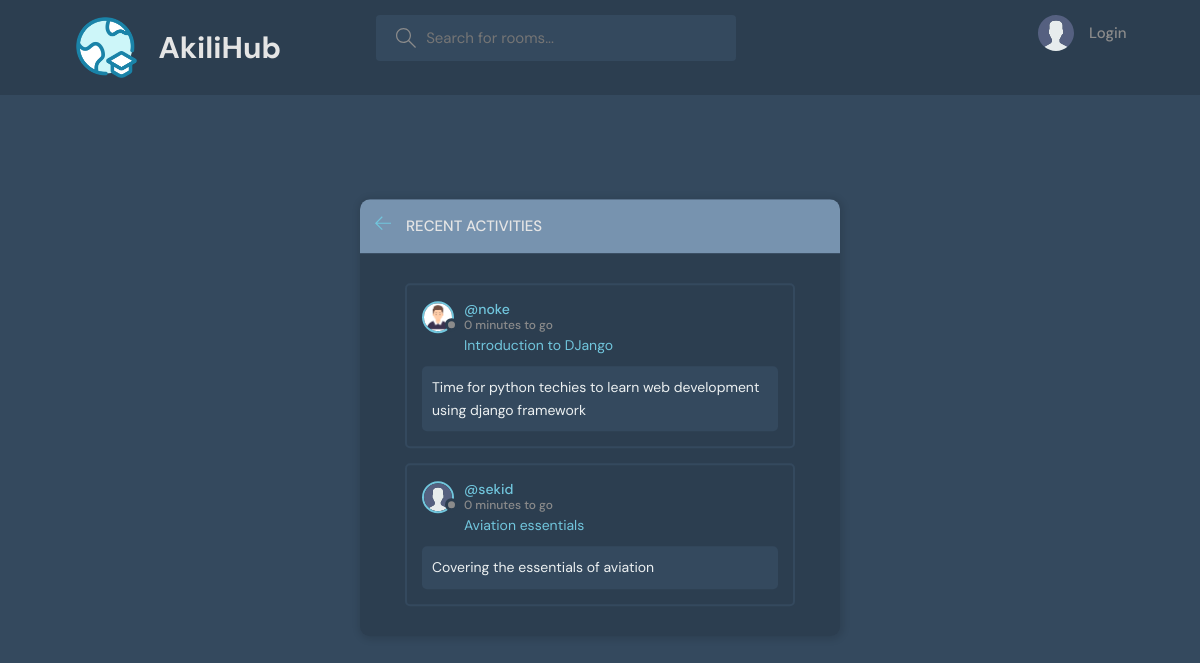
Screenshot of /events/ with the database file from the repository.
### base/models.py (models this page shows, shortened)
class Event(models.Model):
    id = models.UUIDField(primary_key=True, default=uuid.uuid4, editable=False)
    name = models.CharField(max_length=200)
    description = models.TextField()
    date = models.DateTimeField()
    link = models.TextField(null=True)
    owner = models.ForeignKey(User, on_delete=models.CASCADE)
    related_field = models.ForeignKey(Field, on_delete=models.CASCADE)

class User(AbstractUser):
    id = models.UUIDField(primary_key=True, default=uuid.uuid4, editable=False)
    email = models.EmailField(unique=True, null=True)
    name = models.CharField(max_length=100, null=True)
    bio = models.TextField(null=True)
    avatar = models.ImageField(null=True, default="avatar.svg")
    USERNAME_FIELD = 'email'
    REQUIRED_FIELDS = []

### base/views.py (the view)
# urls.py: path('events/', views.events, name='events'),
def events(request):
    events = Event.objects.all()
    context = {'events': events}
    return render(request, 'base/activity.html', context)

### base/templates/base/activity.html (shortened to what this page needs)
{% extends 'main.html' %}
{% block content %}
    <main class="layout">
      <div class="container">
        <div class="layout__box">
          <div class="layout__boxHeader">
            <div class="layout__boxTitle">
              <a href="{% url 'home' %}">
                <svg version="1.1" xmlns="http://www.w3.org/2000/svg" width="32" height="32" viewBox="0 0 32 32">
                  <title>arrow-left</title>
                  <path
                    d="M13.723 2.286l-13.723 13.714 13.719 13.714 1.616-1.611-10.96-10.96h27.625v-2.286h-27.625l10.965-10.965-1.616-1.607z"
                  ></path>
                </svg>
              </a>
              <h3>Recent Activities</h3>
            </div>
          </div>
          <div class="activities-page layout__body">
            {% for event in events %}
              <div class="activities__box">
                <div class="activities__boxHeader roomListRoom__header">
                  <a href="{% url 'user-profile' event.owner.id %}" class="roomListRoom__author">
                    <div class="avatar avatar--small">
                      <img src="{{event.owner.avatar.url}}" />
                    </div>
                    <p>
                      @{{event.owner.username}}
                      <span>{{event.date|timeuntil}} to go</span>
                    </p>
                  </a>
                </div>
                <div class="activities__boxContent">
                  <a href="{{event.link}}"><p>{{event.name}}</p></a>
                  <div class="activities__boxRoomContent">
                  {{event.description}}
                  </div>
                </div>
              </div>
            {% endfor %}
          </div>
        </div>
      </div>
    </main>
{% endblock %}

### static/styles/style.css (style rules this page uses)
:root { --color-main: #71c6dd; --color-main-light: #e1f6fb; --color-dark: #2C3E50; --color-dark-medium: #34495E; --color-dark-light: #7793af; --color-light: #e5e5e5; --color-gray: #8b8b8b; --color-light-gray: #ECF0F1; --color-bg: #34495E; --color-success: #5dd693; --color-error: #fc4b0b; }
* { font-family: "DM Sans", -apple-system, BlinkMacSystemFont, "Segoe UI", Roboto, Oxygen, Ubuntu, Cantarell, "Open Sans", "Helvetica Neue", sans-serif; margin: 0; padding: 0; box-sizing: border-box; text-rendering: optimizeLegibility; font-size: inherit; }
html { font-size: 56.25%; }
@media only screen and (min-width: 1200px) { html { font-size: 62.5%; } }
body { line-height: 1.6; font-weight: 400; font-size: 1.5rem; color: var(--color-light-gray); background-color: var(--color-bg); min-height: 100vh; }
img { width: 100%; }
a { display: inline-block; color: var(--color-main); text-decoration: none; }
.container { max-width: 120rem; width: 90%; margin: auto; }
.avatar { position: relative; display: inline-block; border-radius: 50%; border: 2px solid var(--color-main); }
.avatar img { display: block; border-radius: 50%; object-fit: cover; object-position: center; }
.avatar::after { content: ""; display: block; position: absolute; background-color: var(--color-gray); z-index: 111; border-radius: 50%; border: 0.3rem solid var(--color-dark); }
.avatar.avatar--small img { width: 2.8rem; height: 2.8rem; }
.avatar.avatar--small:after { width: 0.7rem; height: 0.7rem; bottom: 0px; right: -6px; }
.layout { margin-top: 2.4rem; }
.layout > .container { display: flex; justify-content: space-between; align-items: flex-start; }
.layout__box { width: 90%; max-width: 48rem; min-height: 40rem; position: absolute; top: 50%; left: 50%; transform: translate(-50%, -46%); background-color: var(--color-dark); border-radius: 1rem; box-shadow: 1px 1px 6px 3px rgba(0, 0, 0, 0.1); overflow: hidden; }
.layout__boxHeader { display: flex; padding: 1.5rem; background-color: var(--color-dark-light); }
.layout__boxTitle { display: flex; gap: 1.5rem; align-items: center; }
.layout__boxTitle h3 { text-transform: uppercase; font-weight: 500; color: var(--color-light); }
.layout__boxTitle svg { width: 1.6rem; height: 1.6rem; fill: var(--color-main); }
.layout__body { margin: 3rem; }
.roomListRoom__header { display: flex; justify-content: space-between; align-items: center; }
.roomListRoom__author { font-weight: 500; display: flex; align-items: center; gap: 1rem; }
.activities__box { margin: 1.5rem; padding: 1.5rem; border: 2px solid var(--color-dark-medium); border-radius: 5px; }
.activities__boxHeader p { font-size: 1.4rem; line-height: 1.3; }
.activities__boxHeader p span { color: var(--color-gray); font-size: 1.2rem; display: block; }
.activities__boxContent { margin-left: 4.2rem; }
.activities__boxContent { font-size: 1.4rem; }
.activities__boxRoomContent { background: var(--color-bg); padding: 1rem; border-radius: 5px; margin-top: 1rem; margin-left: -4.2rem; }

### rows the page displays
Event: owner.avatar (picture), owner.username "noke", date "0 minutes", name "Introduction to DJango", description "Time for python techies to learn web development using django framework"
Event: owner.avatar (placeholder picture), owner.username "sekid", date "0 minutes", name "Aviation essentials", description "Covering the essentials of aviation"
